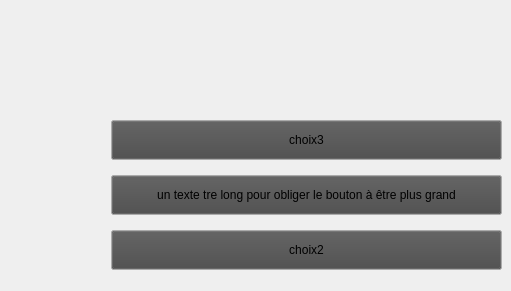
    <widget class="QWidget" name="quiz">
     <widget class="QLabel" name="label">
      <property name="geometry">
       <rect>
        <x>30</x>
        <y>50</y>
        <width>351</width>
        <height>31</height>
       </rect>
      </property>
      <property name="text">
       <string/>
      </property>
     </widget>
     <widget class="QWidget" name="layoutWidget">
      <property name="geometry">
       <rect>
        <x>111</x>
        <y>111</y>
        <width>391</width>
        <height>171</height>
       </rect>
      </property>
      <layout class="QVBoxLayout" name="verticalLayout">
       <item>
        <widget class="QPushButton" name="choix3">
         <property name="minimumSize">
          <size>
           <width>0</width>
           <height>40</height>
          </size>
         </property>
         <property name="palette">
          <palette>
           <active>
            <colorrole role="Button">
             <brush brushstyle="SolidPattern">
              <color alpha="255">
               <red>72</red>
               <green>72</green>
               <blue>72</blue>
              </color>
             </brush>
            </colorrole>
           </active>
           <inactive>
            <colorrole role="Button">
             <brush brushstyle="SolidPattern">
              <color alpha="255">
               <red>72</red>
               <green>72</green>
               <blue>72</blue>
              </color>
             </brush>
            </colorrole>
           </inactive>
           <disabled>
            <colorrole role="Button">
             <brush brushstyle="SolidPattern">
              <color alpha="255">
               <red>72</red>
               <green>72</green>
               <blue>72</blue>
              </color>
             </brush>
            </colorrole>
           </disabled>
          </palette>
         </property>
         <property name="text">
          <string>choix3</string>
         </property>
        </widget>
       </item>
       <item>
        <widget class="QPushButton" name="choix1">
         <property name="minimumSize">
          <size>
           <width>0</width>
           <height>40</height>
          </size>
         </property>
         <property name="palette">
          <palette>
           <active>
            <colorrole role="Button">
             <brush brushstyle="SolidPattern">
              <color alpha="255">
               <red>72</red>
               <green>72</green>
               <blue>72</blue>
              </color>
             </brush>
            </colorrole>
           </active>
           <inactive>
            <colorrole role="Button">
             <brush brushstyle="SolidPattern">
              <color alpha="255">
               <red>72</red>
               <green>72</green>
               <blue>72</blue>
              </color>
             </brush>
            </colorrole>
           </inactive>
           <disabled>
            <colorrole role="Button">
             <brush brushstyle="SolidPattern">
              <color alpha="255">
               <red>72</red>
               <green>72</green>
               <blue>72</blue>
              </color>
             </brush>
            </colorrole>
           </disabled>
          </palette>
         </property>
         <property name="text">
          <string>un texte tre long pour obliger le bouton à être plus grand</string>
         </property>
        </widget>
       </item>
       <item>
        <widget class="QPushButton" name="choix2">
         <property name="minimumSize">
          <size>
           <width>0</width>
           <height>40</height>
          </size>
         </property>
         <property name="palette">
          <palette>
           <active>
            <colorrole role="Button">
             <brush brushstyle="SolidPattern">
              <color alpha="255">
               <red>72</red>
               <green>72</green>
               <blue>72</blue>
              </color>
             </brush>
            </colorrole>
           </active>
           <inactive>
            <colorrole role="Button">
             <brush brushstyle="SolidPattern">
              <color alpha="255">
               <red>72</red>
               <green>72</green>
               <blue>72</blue>
              </color>
             </brush>
            </colorrole>
           </inactive>
           <disabled>
            <colorrole role="Button">
             <brush brushstyle="SolidPattern">
              <color alpha="255">
               <red>72</red>
               <green>72</green>
               <blue>72</blue>
              </color>
             </brush>
            </colorrole>
           </disabled>
          </palette>
         </property>
         <property name="text">
          <string>choix2</string>
         </property>
        </widget>
       </item>
      </layout>
     </widget>
    </widget>
